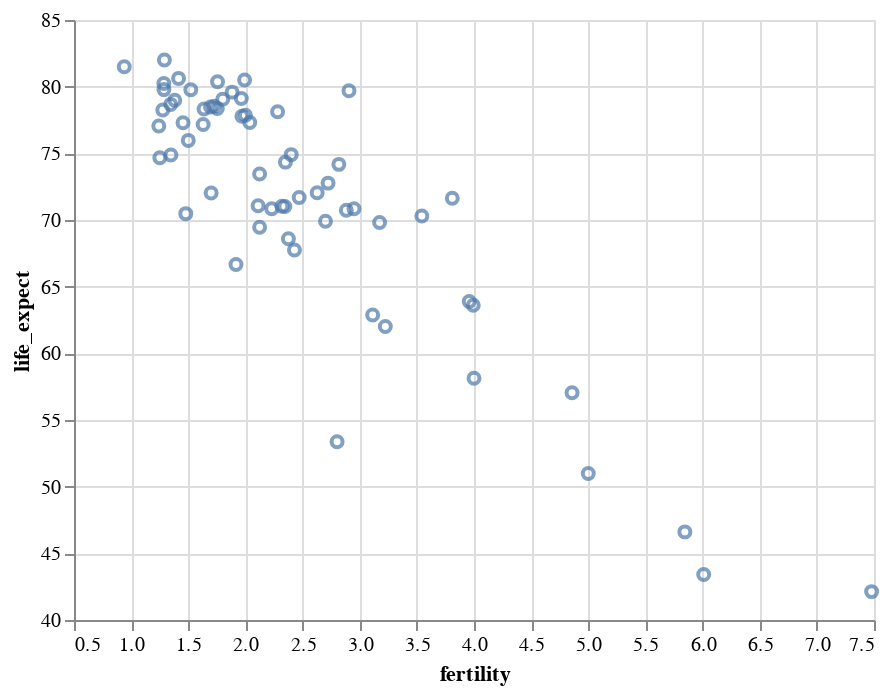

The cell this chart's notebook holds for it:
### Markdown cell above
By default, axes for linear quantitative scales include zero to ensure a proper baseline for comparing ratio-valued data. In some cases, however, a zero baseline may be meaningless or you may want to focus on interval comparisons. To disable automatic inclusion of zero, configure the scale mapping using the encoding `scale` attribute:

### Code cell
alt.Chart(data2000).mark_point().encode(
    alt.X('fertility:Q', scale=alt.Scale(zero=False)),
    alt.Y('life_expect:Q', scale=alt.Scale(zero=False))
)

### Figure 1 — Vega-Lite specification as saved in the notebook (floating-point values rounded to 4 significant figures)
{"$schema": "https://vega.github.io/schema/vega-lite/v2.6.0.json", "config": {"view": {"height": 300, "width": 400}}, "data": {"name": "data-fdeb0b749a6385830bd1445d39ad6ea0"}, "datasets": {"data-fdeb0b749a6385830bd1445d39ad6ea0": [{"cluster": 0, "country": "Afghanistan", "fertility": 7.479, "life_expect": 42.13, "pop": 23898198, "year": 2000}, {"cluster": 3, "country": "Argentina", "fertility": 2.35, "life_expect": 74.34, "pop": 37497728, "year": 2000}, {"cluster": 3, "country": "Aruba", "fertility": 2.124, "life_expect": 73.45, "pop": 69539, "year": 2000}, {"cluster": 4, "country": "Australia", "fertility": 1.756, "life_expect": 80.37, "pop": 19164620, "year": 2000}, {"cluster": 1, "country": "Austria", "fertility": 1.382, "life_expect": 78.98, "pop": 8113413, "year": 2000}, {"cluster": 3, "country": "Bahamas", "fertility": 2.111, "life_expect": 71.07, "pop": 290075, "year": 2000}, {"cluster": 0, "country": "Bangladesh", "fertility": 3.224, "life_expect": 62.01, "pop": 130406594, "year": 2000}, {"cluster": 3, "country": "Barbados", "fertility": 1.5, "life_expect": 75.97, "pop": 273483, "year": 2000}, {"cluster": 1, "country": "Belgium", "fertility": 1.638, "life_expect": 78.32, "pop": 10263618, "year": 2000}, {"cluster": 3, "country": "Bolivia", "fertility": 3.958, "life_expect": 63.88, "pop": 8152620, "year": 2000}, {"cluster": 3, "country": "Brazil", "fertility": 2.345, "life_expect": 71.01, "pop": 175552771, "year": 2000}, {"cluster": 3, "country": "Canada", "fertility": 1.522, "life_expect": 79.77, "pop": 31278097, "year": 2000}, {"cluster": 3, "country": "Chile", "fertility": 2, "life_expect": 77.86, "pop": 15153450, "year": 2000}, {"cluster": 4, "country": "China", "fertility": 1.7, "life_expect": 72.03, "pop": 1262645000, "year": 2000}, {"cluster": 3, "country": "Colombia", "fertility": 2.47, "life_expect": 71.68, "pop": 39685655, "year": 2000}, {"cluster": 3, "country": "Costa Rica", "fertility": 2.281, "life_expect": 78.12, "pop": 3710558, "year": 2000}, {"cluster": 1, "country": "Croatia", "fertility": 1.348, "life_expect": 74.88, "pop": 4410830, "year": 2000}, {"cluster": 3, "country": "Cuba", "fertility": 1.63, "life_expect": 77.16, "pop": 11134273, "year": 2000}, {"cluster": 3, "country": "Dominican Republic", "fertility": 2.95, "life_expect": 70.85, "pop": 8385828, "year": 2000}, {"cluster": 3, "country": "Ecuador", "fertility": 2.817, "life_expect": 74.17, "pop": 12505204, "year": 2000}, {"cluster": 5, "country": "Egypt", "fertility": 3.174, "life_expect": 69.81, "pop": 70492342, "year": 2000}, {"cluster": 3, "country": "El Salvador", "fertility": 2.883, "life_expect": 70.73, "pop": 6122515, "year": 2000}, {"cluster": 1, "country": "Finland", "fertility": 1.754, "life_expect": 78.37, "pop": 5168595, "year": 2000}, {"cluster": 1, "country": "France", "fertility": 1.883, "life_expect": 79.59, "pop": 59381628, "year": 2000}, {"cluster": 1, "country": "Georgia", "fertility": 1.478, "life_expect": 70.48, "pop": 4777209, "year": 2000}, {"cluster": 1, "country": "Germany", "fertility": 1.346, "life_expect": 78.67, "pop": 82187909, "year": 2000}, {"cluster": 1, "country": "Greece", "fertility": 1.277, "life_expect": 78.26, "pop": 10559110, "year": 2000}, {"cluster": 3, "country": "Grenada", "fertility": 2.429, "life_expect": 67.75, "pop": 89312, "year": 2000}, {"cluster": 3, "country": "Haiti", "fertility": 4, "life_expect": 58.14, "pop": 7306302, "year": 2000}, {"cluster": 4, "country": "Hong Kong", "fertility": 0.94, "life_expect": 81.5, "pop": 6658720, "year": 2000}, {"cluster": 1, "country": "Iceland", "fertility": 1.993, "life_expect": 80.5, "pop": 281043, "year": 2000}, {"cluster": 0, "country": "India", "fertility": 3.113, "life_expect": 62.88, "pop": 1007702000, "year": 2000}, {"cluster": 4, "country": "Indonesia", "fertility": 2.376, "life_expect": 68.59, "pop": 206265000, "year": 2000}, {"cluster": 5, "country": "Iran", "fertility": 2.124, "life_expect": 69.45, "pop": 65660289, "year": 2000}, {"cluster": 5, "country": "Iraq", "fertility": 4.858, "life_expect": 57.05, "pop": 22675617, "year": 2000}, {"cluster": 1, "country": "Ireland", "fertility": 1.969, "life_expect": 77.78, "pop": 3791690, "year": 2000}, {"cluster": 5, "country": "Israel", "fertility": 2.906, "life_expect": 79.7, "pop": 5842454, "year": 2000}, {"cluster": 1, "country": "Italy", "fertility": 1.286, "life_expect": 80.24, "pop": 57719337, "year": 2000}, {"cluster": 3, "country": "Jamaica", "fertility": 2.628, "life_expect": 72.05, "pop": 2615467, "year": 2000}, {"cluster": 4, "country": "Japan", "fertility": 1.291, "life_expect": 82, "pop": 126699784, "year": 2000}, {"cluster": 2, "country": "Kenya", "fertility": 5, "life_expect": 50.99, "pop": 29985839, "year": 2000}, {"cluster": 4, "country": "South Korea", "fertility": 1.917, "life_expect": 66.66, "pop": 21647682, "year": 2000}, {"cluster": 4, "country": "North Korea", "fertility": 1.242, "life_expect": 77.05, "pop": 47351083, "year": 2000}, {"cluster": 5, "country": "Lebanon", "fertility": 2.319, "life_expect": 71.03, "pop": 3578036, "year": 2000}, {"cluster": 3, "country": "Mexico", "fertility": 2.401, "life_expect": 74.9, "pop": 99926620, "year": 2000}, {"cluster": 1, "country": "Netherlands", "fertility": 1.726, "life_expect": 78.53, "pop": 15907853, "year": 2000}, {"cluster": 4, "country": "New Zealand", "fertility": 1.964, "life_expect": 79.11, "pop": 3819762, "year": 2000}, {"cluster": 2, "country": "Nigeria", "fertility": 5.845, "life_expect": 46.61, "pop": 114306700, "year": 2000}, {"cluster": 1, "country": "Norway", "fertility": 1.801, "life_expect": 79.05, "pop": 4492400, "year": 2000}, {"cluster": 0, "country": "Pakistan", "fertility": 3.994, "life_expect": 63.61, "pop": 146342958, "year": 2000}, {"cluster": 3, "country": "Peru", "fertility": 2.7, "life_expect": 69.91, "pop": 25979722, "year": 2000}, {"cluster": 4, "country": "Philippines", "fertility": 3.544, "life_expect": 70.3, "pop": 79739825, "year": 2000}, {"cluster": 1, "country": "Poland", "fertility": 1.251, "life_expect": 74.67, "pop": 38654164, "year": 2000}, {"cluster": 1, "country": "Portugal", "fertility": 1.454, "life_expect": 77.29, "pop": 10335597, "year": 2000}, {"cluster": 2, "country": "Rwanda", "fertility": 6.01, "life_expect": 43.41, "pop": 7507056, "year": 2000}, {"cluster": 5, "country": "Saudi Arabia", "fertility": 3.81, "life_expect": 71.63, "pop": 23153090, "year": 2000}, {"cluster": 2, "country": "South Africa", "fertility": 2.802, "life_expect": 53.37, "pop": 44066197, "year": 2000}, {"cluster": 1, "country": "Spain", "fertility": 1.287, "life_expect": 79.78, "pop": 40016081, "year": 2000}, {"cluster": 1, "country": "Switzerland", "fertility": 1.415, "life_expect": 80.62, "pop": 7266920, "year": 2000}, {"cluster": 1, "country": "Turkey", "fertility": 2.23, "life_expect": 70.84, "pop": 65666677, "year": 2000}, {"cluster": 1, "country": "United Kingdom", "fertility": 1.695, "life_expect": 78.47, "pop": 59522468, "year": 2000}, {"cluster": 3, "country": "United States", "fertility": 2.038, "life_expect": 77.31, "pop": 282338631, "year": 2000}, {"cluster": 3, "country": "Venezuela", "fertility": 2.723, "life_expect": 72.77, "pop": 23542649, "year": 2000}]}, "encoding": {"x": {"field": "fertility", "scale": {"zero": false}, "type": "quantitative"}, "y": {"field": "life_expect", "scale": {"zero": false}, "type": "quantitative"}}, "mark": "point"}
